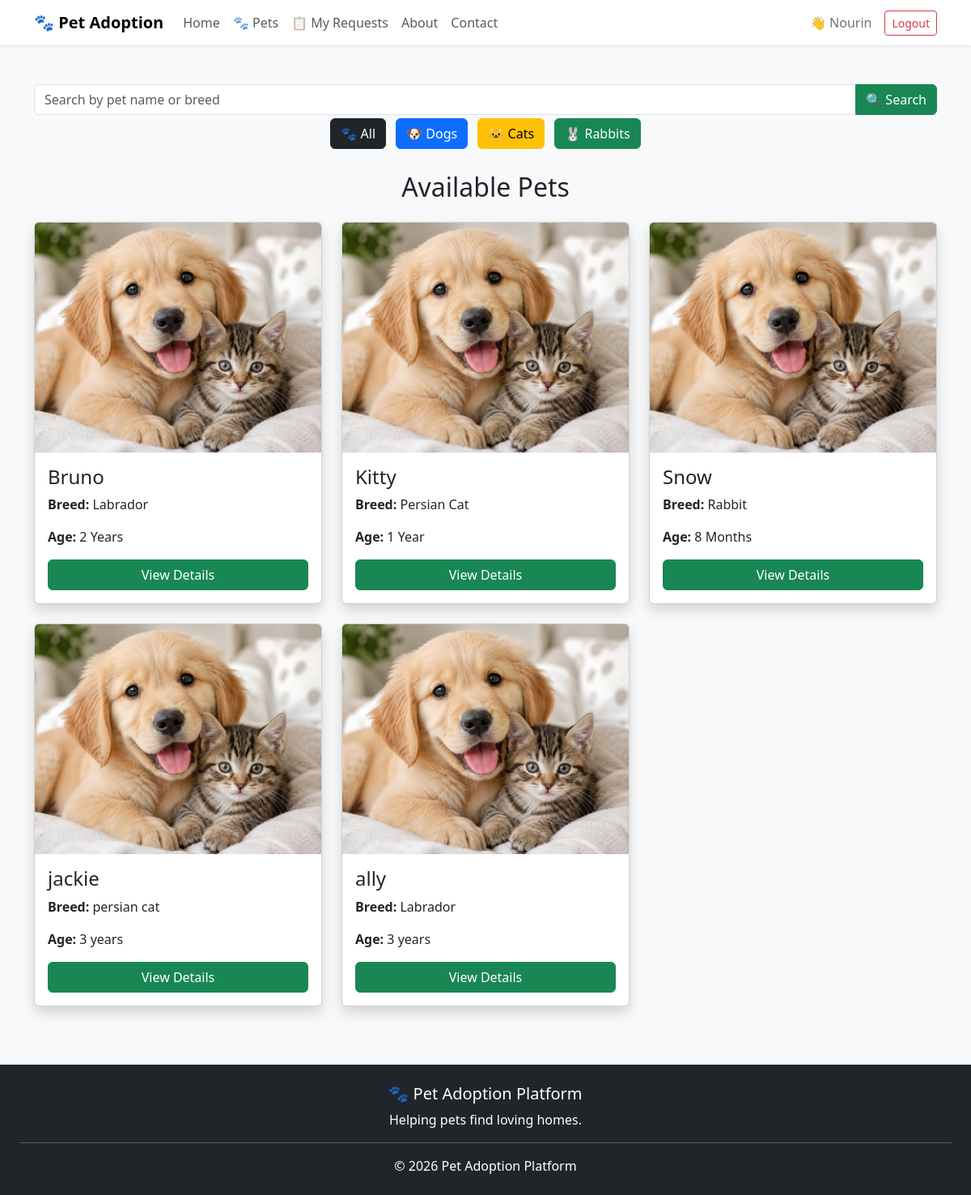
Before: /pets (signed in) with the older database file.
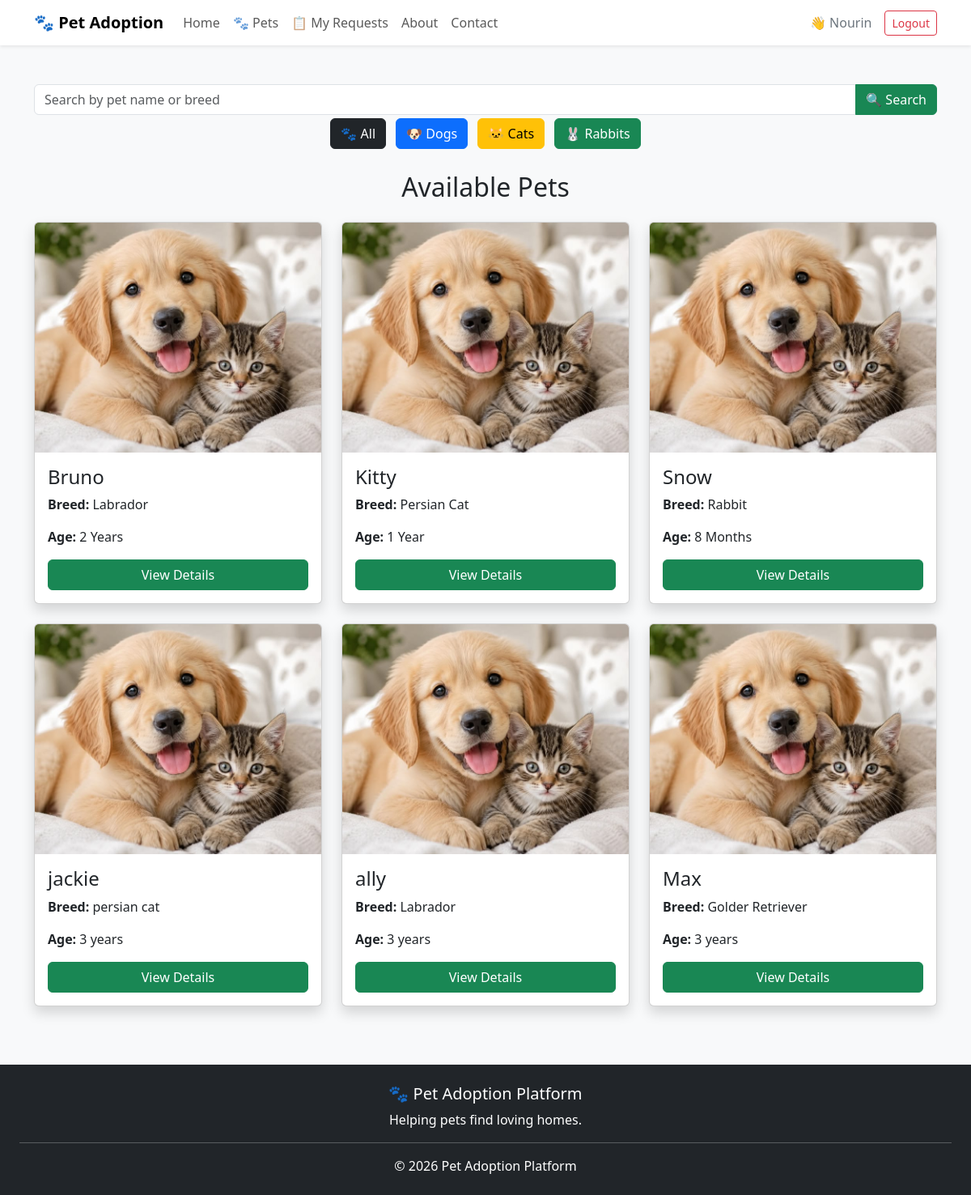
After: the same page with the newer database file.
### tables this page shows
CREATE TABLE pets(
        id INTEGER PRIMARY KEY AUTOINCREMENT,
        name TEXT,
        breed TEXT,
        age TEXT,
        gender TEXT,
        vaccinated TEXT,
        description TEXT,
        image TEXT
    , status TEXT DEFAULT 'Available', shelter_id INTEGER);

### app.py (the view)
@app.route('/pets')
def pets():
    if 'user' not in session:
        return redirect(url_for('login'))
    search = request.args.get('search')
    print("Search =", search)
    conn = sqlite3.connect("database.db")
    cursor = conn.cursor()
    if search:
        cursor.execute("""
        SELECT * FROM pets
        WHERE status='Available'
        AND (name LIKE ? OR breed LIKE ?)
        """, (f"%{search}%", f"%{search}%"))
    else:
        cursor.execute("SELECT * FROM pets WHERE status='Available'")
    pets = cursor.fetchall()
    print("Pets Found =", pets)
    conn.close()
    return render_template("pets.html", pets=pets)

### templates/pets.html (shortened to what this page needs)
<!DOCTYPE html>
<html lang="en">
<head>
    <link href="https://cdn.jsdelivr.net/npm/bootstrap@5.3.3/dist/css/bootstrap.min.css" rel="stylesheet">
</head>
<body class="bg-light">
{% include 'navbar.html' %}
<div class="container mt-5">
    <form method="GET" action="{{ url_for('pets') }}" class="mb-4">
    <div class="input-group">
        <input
            type="text"
            name="search"
            class="form-control"
            placeholder="Search by pet name or breed">
        <button class="btn btn-success">
            🔍 Search
        </button>
    </div>
<div class="text-center mb-4">
    <a href="{{ url_for('pets') }}" class="btn btn-dark m-1">
        🐾 All
    </a>
    <a href="{{ url_for('pets', category='Labrador') }}" class="btn btn-primary m-1">
        🐶 Dogs
    </a>
    <a href="{{ url_for('pets', category='Persian') }}" class="btn btn-warning m-1">
        🐱 Cats
    </a>
    <a href="{{ url_for('pets', category='Rabbit') }}" class="btn btn-success m-1">
        🐰 Rabbits
    </a>
</div>
</form>
    <h2 class="text-center mb-4">Available Pets</h2>
    <div class="row">
        {% for pet in pets %}
        <div class="col-md-4 mb-4">
            <div class="card shadow">
                <img src="{{ url_for('static', filename='images/' + pet[7]) }}"
                     class="card-img-top">
                <div class="card-body">
                    <h4>{{ pet[1] }}</h4>
                    <p><strong>Breed:</strong> {{ pet[2] }}</p>
                    <p><strong>Age:</strong> {{ pet[3] }}</p>
                    <a href="/pet_details/{{ pet[0] }}"
                       class="btn btn-success w-100">
                        View Details
                    </a>
                </div>
            </div>
        </div>
        {% endfor %}
    </div>
</div>
{% include 'footer.html' %}
</body>
</html>

### templates/navbar.html (shortened to what this page needs)
<nav class="navbar navbar-expand-lg bg-white shadow-sm">
    <div class="container">
        <a class="navbar-brand fw-bold" href="{{ url_for('home') }}">
            🐾 Pet Adoption
        </a>
        <div class="collapse navbar-collapse" id="mainNavbar">
            <ul class="navbar-nav me-auto mb-2 mb-lg-0">
                <li class="nav-item">
                    <a class="nav-link"
                       href="{{ url_for('home') }}">
                        Home
                    </a>
                </li>
                {% if session.get('user') %}
                    {% if session.get('user') != 'Admin' %}
                    <li class="nav-item">
                        <a class="nav-link"
                           href="{{ url_for('pets') }}">
                            🐾 Pets
                        </a>
                    </li>
                    <li class="nav-item">
                        <a class="nav-link"
                           href="{{ url_for('my_requests') }}">
                            📋 My Requests
                        </a>
                    </li>
                    {% endif %}
                {% endif %}
                <li class="nav-item">
                    <a class="nav-link"
                       href="{{ url_for('about') }}">
                        About
                    </a>
                </li>
                <li class="nav-item">
                    <a class="nav-link"
                       href="{{ url_for('contact') }}">
                        Contact
                    </a>
                </li>
            </ul>
            <div class="d-flex align-items-center">
                {% if session.get('user') %}
                    <span class="me-3 text-secondary">
                        👋 {{ session.get('user') }}
                    </span>
                    <a href="{{ url_for('logout') }}"
                       class="btn btn-outline-danger btn-sm">
                        Logout
                    </a>
                {% endif %}
            </div>
        </div>
    </div>
</nav>

### templates/footer.html
<footer class="bg-dark text-white text-center p-4 mt-5">
    <h5>🐾 Pet Adoption Platform</h5>
    <p>
        Helping pets find loving homes.
    </p>
    <hr class="bg-light">
    <p class="text-center mb-0">
    © 2026 Pet Adoption Platform
</p>
</footer>

Changed rows visible on the page:
added pets: image (picture), name "Max", breed "Golder Retriever", age "3 years"
